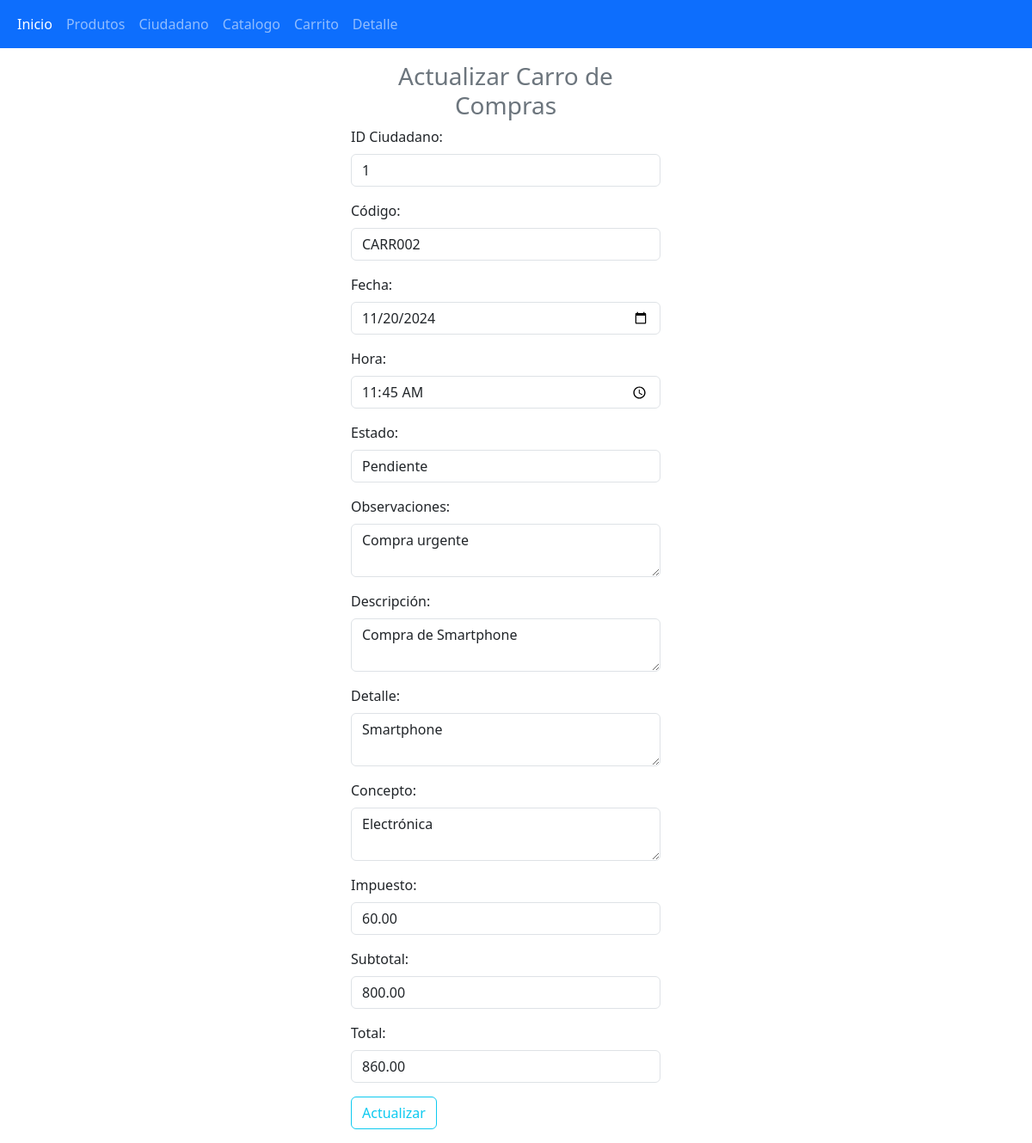
The page /actualizar/actualizarCarro.php?id=2 on the database as committed earlier.
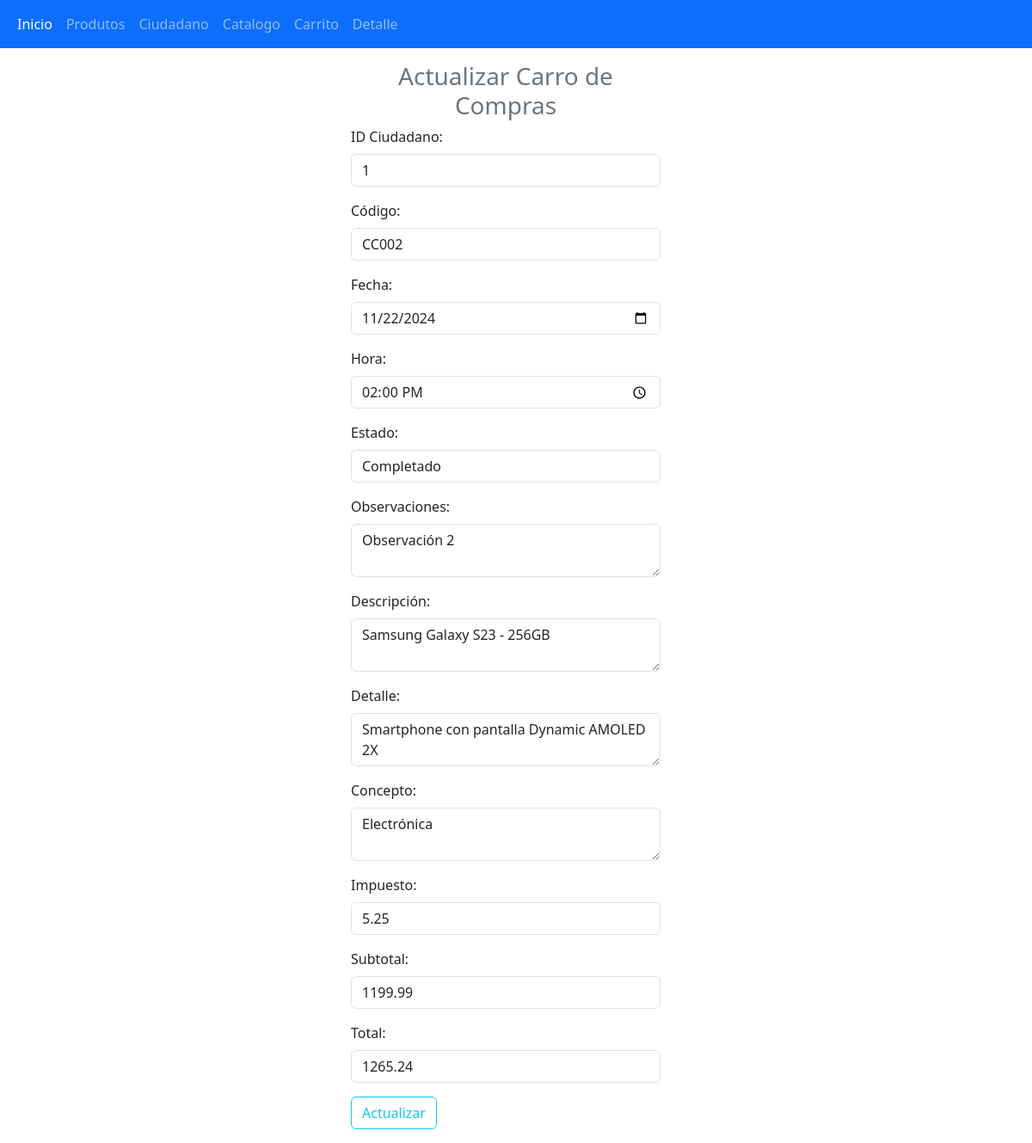
The same page on the database as committed later.
### tables this page shows
CREATE TABLE `carrocompras` (
  `id` int(11) NOT NULL,
  `idCiudadano` int(11) NOT NULL,
  `codigo` varchar(50) NOT NULL,
  `fecha` date DEFAULT NULL,
  `hora` time DEFAULT NULL,
  `estado` varchar(20) DEFAULT NULL,
  `observaciones` text DEFAULT NULL,
  `descripcion` text DEFAULT NULL,
  `detalle` text DEFAULT NULL,
  `concepto` text DEFAULT NULL,
  `impuesto` decimal(10,2) DEFAULT NULL,
  `subtotal` decimal(10,2) DEFAULT NULL,
  `total` decimal(10,2) DEFAULT NULL
);

### Inventario.php (the view, shortened to what this page needs)
<?php
class Inventario {
    private $conexion;
    public function __construct($conexion) {
        $this->conexion = $conexion;
    }
    public function generarListaDesplegableIdCiudadano() {
        $sql = $this->conexion->query("SELECT id FROM ciudadano ORDER BY id ASC");
        echo '<select class="form-control" name="idCiudadano">';
        while ($row = $sql->fetch_assoc()) {
            echo '<option value="' . $row['id'] . '">' . $row['id'] . '</option>';
        }
        echo '</select>';
    }
}
?>

### actualizar/actualizarCarro.php (shortened to what this page needs)
<?php
global $conexion;
include "../Inventario.php";
include "../conexion.php";
$inventario = new Inventario($conexion);
if (isset($_GET["id"])) {
    $id = $_GET["id"];
    $sql = $conexion->query("SELECT * FROM carrocompras WHERE id = $id");
    if ($sql->num_rows > 0) {
        $datos = $sql->fetch_object();
    } else {
        echo "<div class='alert alert-danger'>Carro de compras no encontrado.</div>";
        exit();
    }
} else {
    echo "<div class='alert alert-danger'>ID no proporcionado.</div>";
    exit();
}
?>
<!DOCTYPE html>
<html lang="es">
<head>
    <link href="https://cdn.jsdelivr.net/npm/bootstrap@5.3.3/dist/css/bootstrap.min.css" rel="stylesheet">
</head>
<body>
<?php include "../navbar.php"; ?>
<div class="container-fluid row">
    <form class="col-4 p-3 m-auto" method="POST">
        <fieldset>
            <h3 class="text-center text-secondary">Actualizar Carro de Compras</h3>
            <div class="mb-3">
                <label class="form-label">ID Ciudadano:</label>
                <?php
                $inventario->generarListaDesplegableIdCiudadano();
                ?>
            </div>
            <div class="mb-3">
                <label class="form-label">Código:</label>
                <input type="text" class="form-control" name="codigo" value="<?= $datos->codigo ?>" required>
            </div>
            <div class="mb-3">
                <label class="form-label">Fecha:</label>
                <input type="date" class="form-control" name="fecha" value="<?= $datos->fecha ?>" required>
            </div>
            <div class="mb-3">
                <label class="form-label">Hora:</label>
                <input type="time" class="form-control" name="hora" value="<?= $datos->hora ?>" required>
            </div>
            <div class="mb-3">
                <label class="form-label">Estado:</label>
                <input type="text" class="form-control" name="estado" value="<?= $datos->estado ?>" required>
            </div>
            <div class="mb-3">
                <label class="form-label">Observaciones:</label>
                <textarea class="form-control" name="observaciones" required><?= $datos->observaciones ?></textarea>
            </div>
            <div class="mb-3">
                <label class="form-label">Descripción:</label>
                <textarea class="form-control" name="descripcion" required><?= $datos->descripcion ?></textarea>
            </div>
            <div class="mb-3">
                <label class="form-label">Detalle:</label>
                <textarea class="form-control" name="detalle" required><?= $datos->detalle ?></textarea>
            </div>
            <div class="mb-3">
                <label class="form-label">Concepto:</label>
                <textarea class="form-control" name="concepto" required><?= $datos->concepto ?></textarea>
            </div>
            <div class="mb-3">
                <label class="form-label">Impuesto:</label>
                <input type="number" step="0.01" class="form-control" name="impuesto" value="<?= $datos->impuesto ?>" required>
            </div>
            <div class="mb-3">
                <label class="form-label">Subtotal:</label>
                <input type="number" step="0.01" class="form-control" name="subtotal" value="<?= $datos->subtotal ?>" required>
            </div>
            <div class="mb-3">
                <label class="form-label">Total:</label>
                <input type="number" step="0.01" class="form-control" name="total" value="<?= $datos->total ?>" required>
            </div>
            <button type="submit" class="btn btn-outline-info m-auto" name="btnActualizar" value="ok">Actualizar</button>
        </fieldset>
    </form>
</div>
</body>
</html>

Rows that differ between the two databases and show on the page:
changed carrocompras "Electrónica": codigo "CARR002" → "CC002"; fecha "11/20/2024" → "11/22/2024"; hora "11:45:00" → "14:00:00"; estado "Pendiente" → "Completado"; observaciones "Compra urgente" → "Observación 2"; descripcion "Compra de Smartphone" → "Samsung Galaxy S23 - 256GB"; detalle "Smartphone" → "Smartphone con pantalla Dynamic AMOLED 2X"; impuesto "60.00" → "5.25"; subtotal "800.00" → "1199.99"; total "860.00" → "1265.24"
